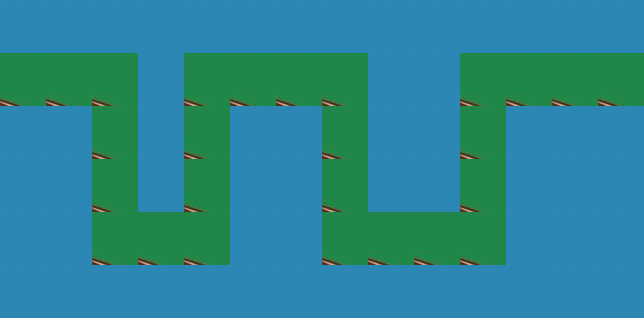

A level layout from a 2D game, rendered from its tile map. Below: a short description, then the map file with tile-grid data replaced by summaries:
An orthogonal 14x6 tile map with 46x53 px tiles, 1 tile layer (block) and 10 objects.

<map version="1.0" tiledversion="1.0.3" orientation="orthogonal" renderorder="right-down" width="14" height="6" tilewidth="46" tileheight="53" nextobjectid="11">
 <tileset firstgid="1" name="bei6" tilewidth="46" tileheight="53" tilecount="90" columns="10">
  <image source="bei6.jpg" width="495" height="493" />
 </tileset>
 <layer name="block" width="14" height="6">
  <data>[84 cells, 84 non-empty, 2 distinct tile ids]</data>
 </layer>
 <objectgroup name="road">
  <object id="1" x="16" y="84" />
  <object id="2" x="114" y="87" />
  <object id="3" x="115" y="244" />
  <object id="4" x="206" y="247" />
  <object id="5" x="212" y="82" />
  <object id="6" x="346" y="76" />
  <object id="7" x="346" y="251" />
  <object id="8" x="485" y="249" />
  <object id="9" x="485" y="80" />
  <object id="10" x="618" y="81" />
 </objectgroup>
</map>
